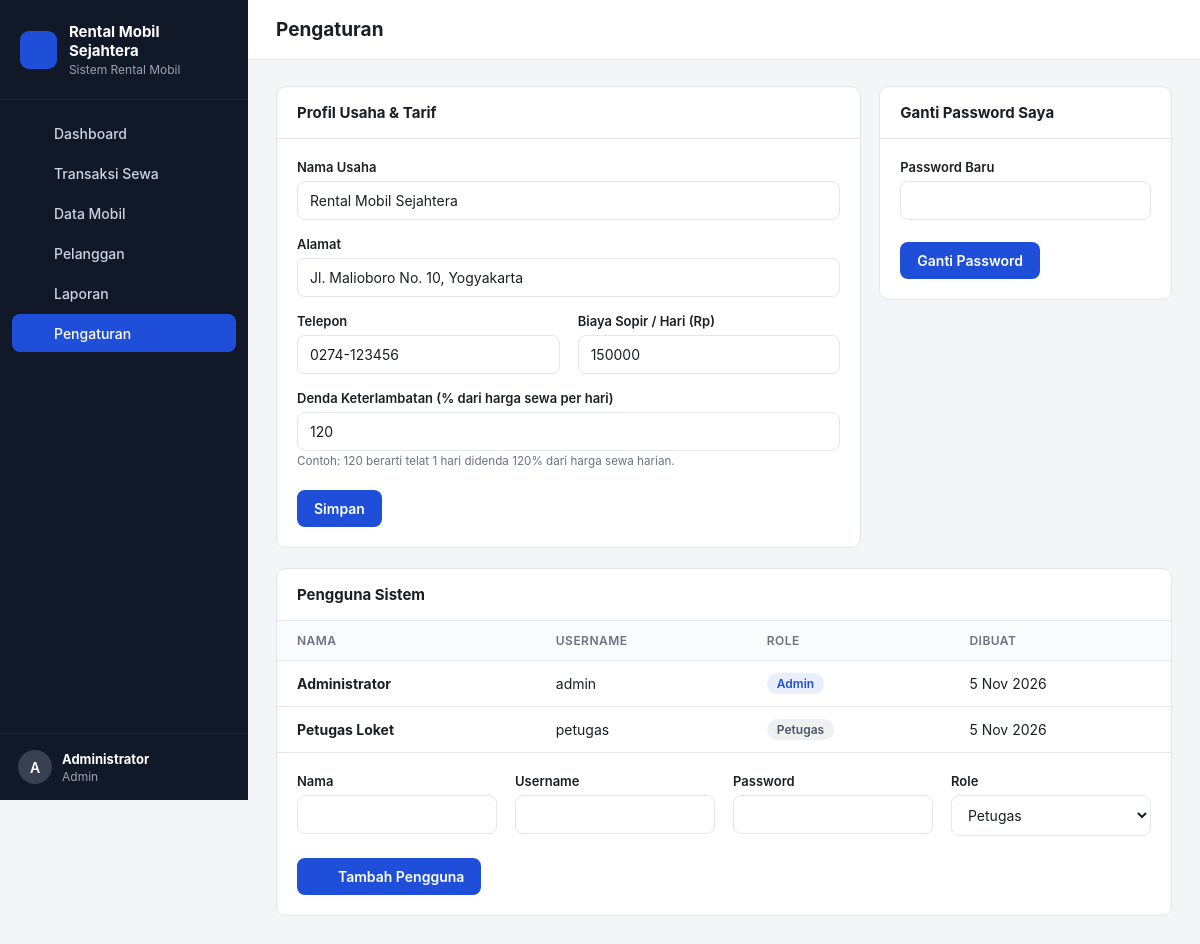
The app's page /index.php?page=pengaturan (signed in) with its own data.
### tables this page shows
CREATE TABLE pengaturan (
  id INT PRIMARY KEY,
  nama_usaha VARCHAR(100) NOT NULL,
  alamat VARCHAR(255),
  telepon VARCHAR(30),
  denda_per_hari_persen INT NOT NULL DEFAULT 120,
  biaya_sopir_per_hari INT NOT NULL DEFAULT 150000
);

CREATE TABLE users (
  id INT AUTO_INCREMENT PRIMARY KEY,
  nama VARCHAR(100) NOT NULL,
  username VARCHAR(50) NOT NULL UNIQUE,
  password VARCHAR(255) NOT NULL,
  role ENUM('admin','petugas') NOT NULL DEFAULT 'petugas',
  created_at TIMESTAMP DEFAULT CURRENT_TIMESTAMP
);

### index.php (called while the page is built, shortened)
<?php
require __DIR__ . '/includes/bootstrap.php';
$routes = [
    'login'          => 'pages/login.php',
    'logout'         => 'pages/logout.php',
    'dashboard'      => 'pages/dashboard.php',
    'mobil'          => 'pages/mobil/index.php',
    'mobil.form'     => 'pages/mobil/form.php',
    'mobil.hapus'    => 'pages/mobil/hapus.php',
    'pelanggan'      => 'pages/pelanggan/index.php',
    'pelanggan.form' => 'pages/pelanggan/form.php',
    'pelanggan.hapus'=> 'pages/pelanggan/hapus.php',
    'sewa'           => 'pages/sewa/index.php',
    'sewa.baru'      => 'pages/sewa/baru.php',
    'sewa.kembali'   => 'pages/sewa/kembali.php',
    'sewa.batal'     => 'pages/sewa/batal.php',
    'sewa.invoice'   => 'pages/sewa/invoice.php',
    'laporan'        => 'pages/laporan.php',
    'pengaturan'     => 'pages/pengaturan.php',
];
$page = $_GET['page'] ?? 'dashboard';
require __DIR__ . '/' . $routes[$page];

### pages/pengaturan.php (the view, shortened to what this page needs)
<?php
$set = setting();
$users = q('SELECT id, nama, username, role, created_at FROM users ORDER BY id')->fetchAll();
$title = 'Pengaturan';
require __DIR__ . '/../includes/header.php';
?>
<div class="grid-2">
    <form method="post" class="card">
        <div class="card-head"><h2>Profil Usaha & Tarif</h2></div>
        <div class="card-body">
            <div class="form-grid">
                <div class="full"><label>Nama Usaha</label><input type="text" name="nama_usaha" value="<?= e($set['nama_usaha']) ?>" required></div>
                <div class="full"><label>Alamat</label><input type="text" name="alamat" value="<?= e($set['alamat']) ?>"></div>
                <div><label>Telepon</label><input type="text" name="telepon" value="<?= e($set['telepon']) ?>"></div>
                <div><label>Biaya Sopir / Hari (Rp)</label><input type="number" name="biaya_sopir_per_hari" value="<?= (int) $set['biaya_sopir_per_hari'] ?>" min="0" step="5000"></div>
                <div class="full"><label>Denda Keterlambatan (% dari harga sewa per hari)</label>
                    <input type="number" name="denda_per_hari_persen" value="<?= (int) $set['denda_per_hari_persen'] ?>" min="0" max="500">
                    <small class="muted">Contoh: 120 berarti telat 1 hari didenda 120% dari harga sewa harian.</small>
                </div>
            </div>
            <div class="form-actions"><button class="btn btn-primary">Simpan</button></div>
        </div>
    </form>
    <form method="post" class="card" style="align-self:start">
        <div class="card-head"><h2>Ganti Password Saya</h2></div>
        <div class="card-body">
            <label>Password Baru</label><input type="password" name="password" minlength="6" required>
            <div class="form-actions"><button class="btn btn-primary">Ganti Password</button></div>
        </div>
    </form>
</div>
<div class="card mt">
    <div class="card-head"><h2>Pengguna Sistem</h2></div>
    <div class="table-wrap"><table>
        <thead><tr><th>Nama</th><th>Username</th><th>Role</th><th>Dibuat</th></tr></thead>
        <tbody>
        <?php foreach ($users as $u): ?>
            <tr><td><strong><?= e($u['nama']) ?></strong></td><td><?= e($u['username']) ?></td>
                <td><span class="badge badge-<?= $u['role'] === 'admin' ? 'blue' : 'gray' ?>"><?= e(ucfirst($u['role'])) ?></span></td>
                <td><?= tgl($u['created_at']) ?></td></tr>
        <?php endforeach; ?>
        </tbody>
    </table></div>
    <form method="post" class="card-body" style="border-top:1px solid var(--border)">
        <div class="form-grid" style="grid-template-columns:repeat(4,1fr)">
            <div><label>Nama</label><input type="text" name="nama" required></div>
            <div><label>Username</label><input type="text" name="username" required></div>
            <div><label>Password</label><input type="password" name="password" minlength="6" required></div>
            <div><label>Role</label><select name="role"><option value="petugas">Petugas</option><option value="admin">Admin</option></select></div>
        </div>
        <div class="form-actions"><button class="btn btn-primary"><?= icon('plus', 16) ?> Tambah Pengguna</button></div>
    </form>
</div>
<?php require __DIR__ . '/../includes/footer.php'; ?>

### includes/header.php (shortened to what this page needs)
<?php
$menu = [
    ['dashboard', 'Dashboard', 'home'],
    ['sewa', 'Transaksi Sewa', 'key'],
    ['mobil', 'Data Mobil', 'car'],
    ['pelanggan', 'Pelanggan', 'users'],
    ['laporan', 'Laporan', 'chart'],
];
if (user()['role'] === 'admin') $menu[] = ['pengaturan', 'Pengaturan', 'settings'];
$current = explode('.', $_GET['page'] ?? 'dashboard')[0];
?>
<!DOCTYPE html>
<html lang="id">
<head>
    <link rel="stylesheet" href="assets/css/style.css">
</head>
<body>
<div class="layout">
    <aside class="sidebar" id="sidebar">
        <div class="brand">
            <span class="brand-mark"><?= icon('car', 20) ?></span>
            <div>
                <strong><?= e(setting()['nama_usaha'] ?? 'Rental Mobil') ?></strong>
                <small>Sistem Rental Mobil</small>
            </div>
        </div>
        <nav>
            <?php foreach ($menu as [$key, $label, $ic]): ?>
                <a href="<?= url($key) ?>" class="<?= $current === $key ? 'active' : '' ?>"><?= icon($ic) ?> <?= $label ?></a>
            <?php endforeach; ?>
        </nav>
        <div class="sidebar-user">
            <div class="avatar"><?= e(strtoupper(substr(user()['nama'], 0, 1))) ?></div>
            <div class="grow">
                <strong><?= e(user()['nama']) ?></strong>
                <small><?= e(ucfirst(user()['role'])) ?></small>
            </div>
            <a href="<?= url('logout') ?>" title="Keluar" class="icon-btn"><?= icon('logout') ?></a>
        </div>
    </aside>
    <main class="main">
        <header class="topbar">
            <h1><?= e($title ?? 'Dashboard') ?></h1>
        </header>
        <div class="content">

### assets/css/style.css (style rules this page uses)
:root { --bg: #f4f5f7; --surface: #ffffff; --border: #e3e6ea; --text: #1b1f24; --muted: #6b7280; --primary: #1f4fd8; --primary-dark: #173ea9; --primary-soft: #e8eefc; --green: #15803d; --green-soft: #e7f6ec; --blue: #1f4fd8; --blue-soft: #e8eefc; --amber: #b45309; --amber-soft: #fdf3e2; --red: #b91c1c; --red-soft: #fdeaea; --gray: #4b5563; --gray-soft: #eef0f2; --sidebar: #111827; --radius: 10px; }
* { box-sizing: border-box; }
body { margin: 0; font-family: -apple-system, "Segoe UI", Roboto, "Helvetica Neue", Arial, sans-serif; font-size: 14px; color: var(--text); background: var(--bg); }
a { color: var(--primary); text-decoration: none; }
.grow { flex: 1; min-width: 0; }
.muted { color: var(--muted); }
.mt { margin-top: 20px; }
.layout { display: flex; min-height: 100vh; }
.sidebar { width: 248px; background: var(--sidebar); color: #d1d5db; display: flex; flex-direction: column; position: sticky; top: 0; height: 100vh; }
.brand { display: flex; gap: 12px; align-items: center; padding: 22px 20px; border-bottom: 1px solid #1f2937; }
.brand strong { display: block; color: #fff; font-size: 15px; }
.brand small { color: #9ca3af; font-size: 12px; }
.brand-mark { width: 38px; height: 38px; border-radius: 9px; background: var(--primary); color: #fff; display: grid; place-items: center; }
.sidebar nav { padding: 14px 12px; flex: 1; display: flex; flex-direction: column; gap: 2px; }
.sidebar nav a { display: flex; gap: 12px; align-items: center; color: #cbd5e1; padding: 10px 12px; border-radius: 8px; font-weight: 500; }
.sidebar nav a.active { background: var(--primary); color: #fff; }
.sidebar-user { display: flex; gap: 10px; align-items: center; padding: 16px 18px; border-top: 1px solid #1f2937; }
.sidebar-user strong { display: block; color: #fff; font-size: 13px; }
.sidebar-user small { color: #9ca3af; font-size: 12px; }
.sidebar-user .icon-btn { color: #9ca3af; }
.avatar { width: 34px; height: 34px; border-radius: 50%; background: #374151; color: #fff; display: grid; place-items: center; font-weight: 600; }
.main { flex: 1; min-width: 0; }
.topbar { display: flex; align-items: center; gap: 14px; padding: 18px 28px; background: var(--surface); border-bottom: 1px solid var(--border); }
.topbar h1 { font-size: 19px; margin: 0; flex: 1; }
.content { padding: 26px 28px 40px; }
.card { background: var(--surface); border: 1px solid var(--border); border-radius: var(--radius); }
.card-head { display: flex; justify-content: space-between; align-items: center; padding: 16px 20px; border-bottom: 1px solid var(--border); gap: 12px; flex-wrap: wrap; }
.card-head h2 { font-size: 15px; margin: 0; }
.card-body { padding: 20px; }
.grid-2 { display: grid; grid-template-columns: 2fr 1fr; gap: 18px; }
.btn { display: inline-flex; align-items: center; gap: 8px; padding: 9px 16px; border-radius: 8px; border: 1px solid transparent; font: inherit; font-weight: 600; cursor: pointer; white-space: nowrap; }
.btn-primary { background: var(--primary); color: #fff; }
.icon-btn { background: none; border: 0; padding: 6px; border-radius: 6px; cursor: pointer; color: var(--muted); display: inline-grid; place-items: center; }
table { width: 100%; border-collapse: collapse; }
th, td { padding: 12px 20px; text-align: left; border-bottom: 1px solid var(--border); vertical-align: middle; }
th { font-size: 12px; text-transform: uppercase; letter-spacing: .04em; color: var(--muted); font-weight: 600; background: #fafbfc; }
tr:last-child td { border-bottom: 0; }
.table-wrap { overflow-x: auto; }
td strong { display: block; }
.badge { display: inline-block; padding: 3px 10px; border-radius: 999px; font-size: 12px; font-weight: 600; }
.badge-blue { background: var(--blue-soft); color: var(--blue); }
.badge-gray { background: var(--gray-soft); color: var(--gray); }
.form-grid { display: grid; grid-template-columns: 1fr 1fr; gap: 16px 18px; }
.form-grid .full { grid-column: 1 / -1; }
label { display: block; font-weight: 600; margin-bottom: 6px; font-size: 13px; }
input[type=text], input[type=number], input[type=date], input[type=password], input[type=search], select, textarea { width: 100%; padding: 10px 12px; border: 1px solid var(--border); border-radius: 8px; font: inherit; background: #fff; color: var(--text); }
.form-actions { display: flex; gap: 10px; margin-top: 22px; }

### records on screen
pengaturan: nama_usaha "Rental Mobil Sejahtera", alamat "Jl. Malioboro No. 10, Yogyakarta", telepon "0274-123456", biaya_sopir_per_hari "150000", denda_per_hari_persen "120"
users: nama "A", nama "Administrator", role "Admin", username "admin", created_at "5 Nov 2026"
users: nama "Petugas Loket", username "petugas", role "Petugas", created_at "5 Nov 2026"

### other values on screen
$label "Dashboard"
$label "Transaksi Sewa"
$label "Data Mobil"
$label "Pelanggan"
$label "Laporan"
$label "Pengaturan"
$title "Pengaturan"
